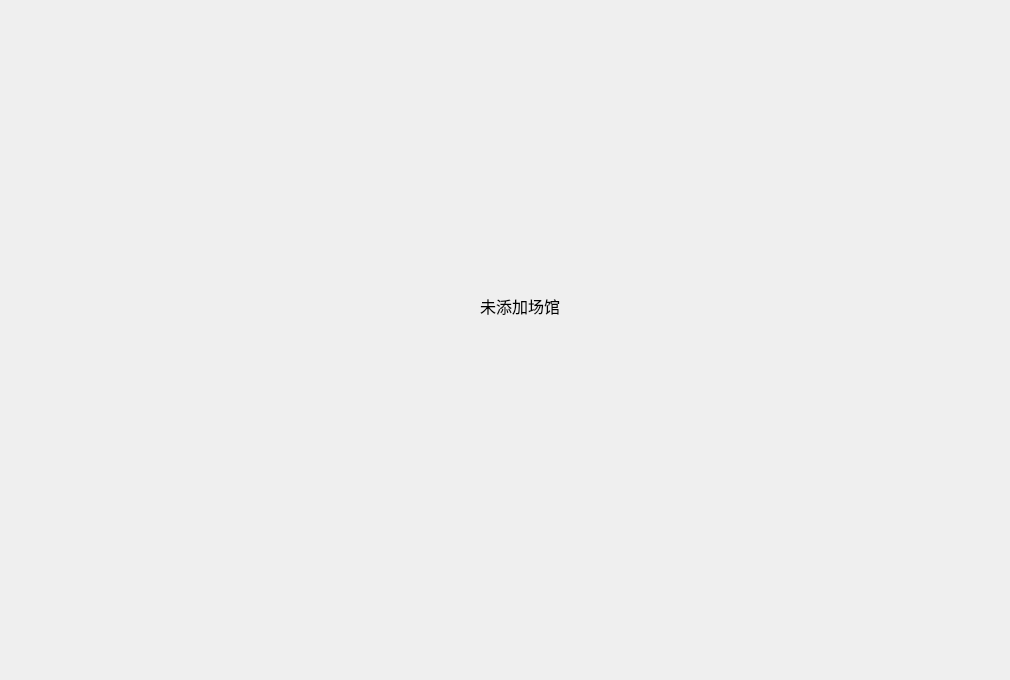
<?xml version="1.0" encoding="UTF-8"?>
<ui version="4.0">
 <class>stadiumPage</class>
 <widget class="QWidget" name="stadiumPage">
  <property name="geometry">
   <rect>
    <x>0</x>
    <y>0</y>
    <width>1010</width>
    <height>680</height>
   </rect>
  </property>
  <property name="windowTitle">
   <string>Form</string>
  </property>
  <widget class="QLabel" name="label">
   <property name="geometry">
    <rect>
     <x>410</x>
     <y>280</y>
     <width>51</width>
     <height>51</height>
    </rect>
   </property>
   <property name="text">
    <string/>
   </property>
   <property name="pixmap">
    <pixmap resource="resourse.qrc">:/new/prefix1/icons8-performance-48.png</pixmap>
   </property>
  </widget>
  <widget class="QLabel" name="label_2">
   <property name="geometry">
    <rect>
     <x>480</x>
     <y>290</y>
     <width>131</width>
     <height>31</height>
    </rect>
   </property>
   <property name="font">
    <font>
     <family>黑体</family>
     <pointsize>12</pointsize>
    </font>
   </property>
   <property name="text">
    <string>未添加场馆</string>
   </property>
  </widget>
 </widget>
 <resources>
  <include location="resourse.qrc"/>
 </resources>
 <connections/>
</ui>
